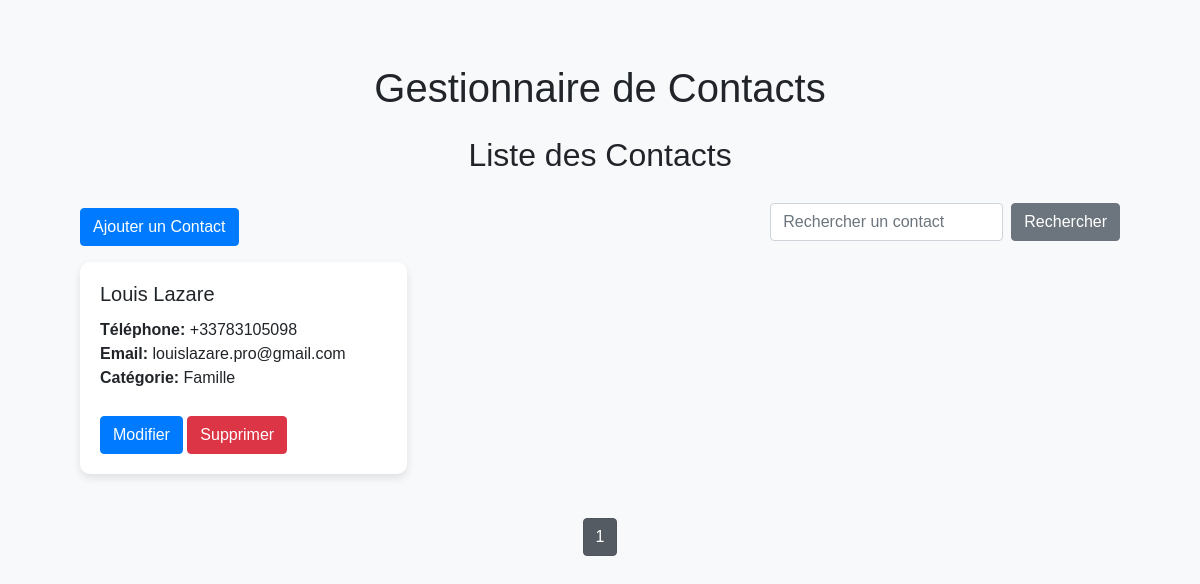
Screenshot of /search with the database file from the repository.
### tables this page shows
CREATE TABLE contacts (
    id INTEGER PRIMARY KEY AUTOINCREMENT,
    name TEXT NOT NULL,
    phone TEXT,
    email TEXT
, category TEXT);

### app.py (the view)
@app.route('/search', methods=('GET', 'POST'))
def search():
    query = request.args.get('query')
    page_num = request.args.get('page', 1, type=int)
    contacts, total_pages = get_paginated_contacts(page_num, query=query)
    return render_template('index.html', contacts=contacts, total_pages=total_pages, current_page=page_num, query=query)

### app.py (called while the page is built)
@contextmanager
def get_db_connection():
    conn = sqlite3.connect(DATABASE, timeout=10)
    conn.row_factory = sqlite3.Row
    try:
        yield conn
    finally:
        conn.close()

### templates/index.html
{% extends "layout.html" %}
{% block content %}
<h2 class="my-4">Liste des Contacts</h2>
<div class="d-flex justify-content-between mb-3">
    <a href="{{ url_for('add_contact') }}" class="btn btn-primary">Ajouter un Contact</a>
    <form action="{{ url_for('search') }}" method="get" class="form-inline">
        <input type="text" name="query" class="form-control mr-2" placeholder="Rechercher un contact">
        <button type="submit" class="btn btn-secondary">Rechercher</button>
    </form>
</div>
{% if contacts %}
    <div class="row">
        {% for contact in contacts %}
        <div class="col-md-4 mb-4">
            <div class="card">
                <div class="card-body">
                    <h5 class="card-title">{{ contact.name }}</h5>
                    <p class="card-text">
                        <strong>Téléphone:</strong> {{ contact.phone }}<br>
                        <strong>Email:</strong> {{ contact.email }}
                        <strong>Catégorie:</strong> {{ contact.category }}
                    </p>
                    <a href="{{ url_for('edit_contact', id=contact.id) }}" class="btn btn-primary">Modifier</a>
                    <form action="{{ url_for('delete_contact', id=contact.id) }}" method="post" class="d-inline" onsubmit="return confirm('Êtes-vous sûr de vouloir supprimer ce contact ?');">
                        <button type="submit" class="btn btn-danger">Supprimer</button>
                    </form>
                </div>
            </div>
        </div>
        {% endfor %}
    </div>
    <div class="pagination justify-content-center">
        {% for page_num in range(1, total_pages + 1) %}
            <a href="{{ url_for('paginate', page_num=page_num) }}" class="btn btn-secondary {% if current_page == page_num %}active{% endif %}">{{ page_num }}</a>
        {% endfor %}
    </div>
{% else %}
    <p class="alert alert-warning">Aucun contact trouvé.</p>
{% endif %}
{% endblock %}

### static/styles.css (style rules this page uses)
body { font-family: Arial, sans-serif; background-color: #f8f9fa; margin: 0; padding: 0; }
h1, h2 { text-align: center; margin-bottom: 20px; }
.card { border: none; border-radius: 10px; box-shadow: 0 4px 8px rgba(0, 0, 0, 0.1); transition: transform 0.2s; }
.card-title { font-size: 1.25rem; margin-bottom: 0.75rem; }
.card-text { font-size: 1rem; }
.btn-primary, .btn-danger { margin-top: 10px; }
.pagination { justify-content: center; margin-top: 20px; }

### rows the page displays
contacts: name "Louis Lazare", phone "+33783105098", email "louislazare.pro@gmail.com", category "Famille"

### other values shown
{{ page_num }} "1"
